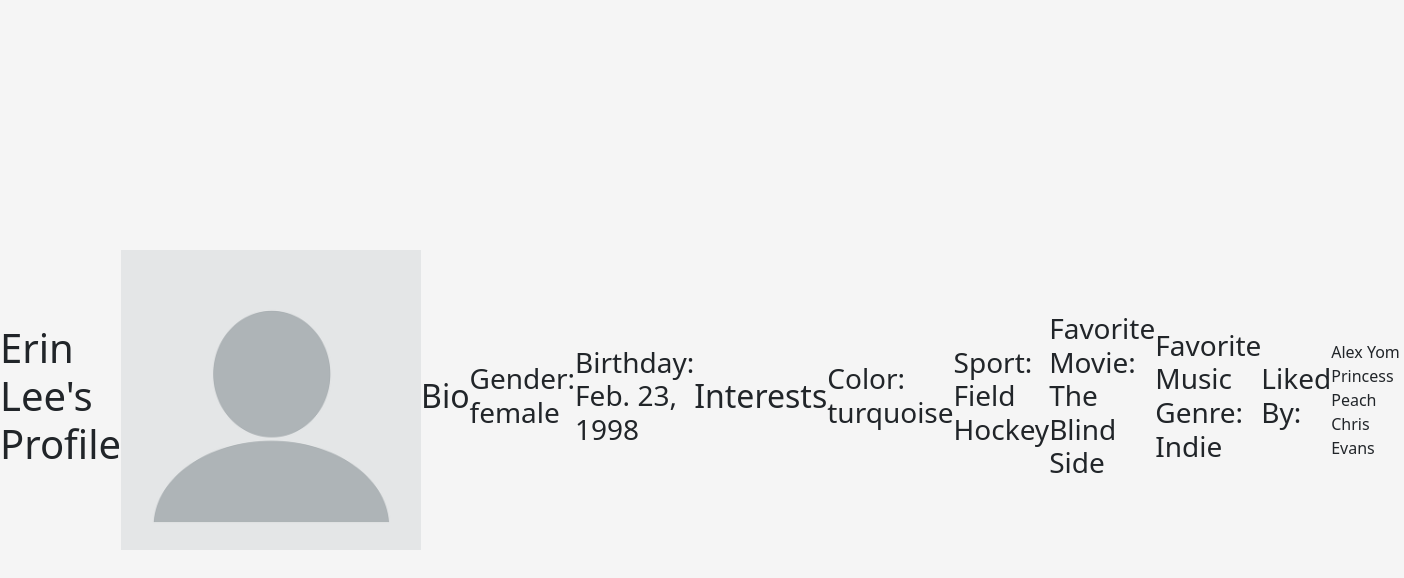
/dashboard/user/2, run on the app's committed database.
### login_app/models.py (models this page shows)
class User(models.Model):
    first_name = models.CharField(max_length = 245)
    last_name = models.CharField(max_length = 245)
    email = models.CharField(max_length = 350)
    password = models.CharField(max_length = 60)
    created_at = models.DateTimeField(auto_now_add = True)
    updated_at = models.DateTimeField(auto_now = True)
    objects = UserManager()

### dating_app/models.py (models this page shows)
class Profile(models.Model):
    gender = models.CharField(max_length = 255)
    birthday = models.DateField()
    color = models.CharField(max_length = 255)
    sport = models.CharField(max_length = 255)
    movie = models.CharField(max_length = 255)
    music = models.CharField(max_length = 255)
    creator = models.ForeignKey(User, related_name='user_profile', on_delete = models.CASCADE)
    created_at = models.DateTimeField(auto_now_add = True)
    updated_at = models.DateTimeField(auto_now = True)
    user_likes = models.ManyToManyField(User, related_name='user_matches')
    image = models.ImageField(upload_to='images', default="default.jpg")
    objects = ProfileManager()

### dating_app/views.py (the view)
# urls.py: path('user/<int:user_id>', views.show_userprofile),
def show_userprofile(request, user_id):
    context = {
        'user': User.objects.get(id = user_id),
        'profile': Profile.objects.filter(creator_id = user_id)[0]
    }
    return render(request, 'user.html', context)

### dating_app/templates/user.html (shortened to what this page needs)
<!DOCTYPE html>
<html lang="en">
<head>
    {% include "partials/header.html" %}
</head>
<body>
    <h1>{{ user.first_name }} {{ user.last_name}}'s Profile</h1>
    {% if profile.image %}
    <img src="{{ profile.image.url }}" alt="connect" style="max-height:300px">
    {% endif %}
    <h2>Bio</h2>
    {% for profile in user.user_profile.all %}
        <h3>Gender: {{ profile.gender }}</h3>
        <h3>Birthday: {{ profile.birthday }}</h3>
        <h2>Interests</h2>
        <h3>Color: {{ profile.color }}</h3>
        <h3>Sport: {{ profile.sport }}</h3>
        <h3>Favorite Movie: {{ profile.movie }}</h3>
        <h3>Favorite Music Genre: {{ profile.music }}</h3>
        <h3>Liked By:</h3>
        {% for user_like in profile.user_likes.all %}
        {{ user_like.first_name }} {{ user_like.last_name }}
        {% endfor %}
    {% endfor %}
</body>
</html>

### dating_app/templates/partials/header.html (shortened to what this page needs)
<head>
    <link
        rel="stylesheet"
        href="https://cdn.jsdelivr.net/npm/bootstrap@5.0.1/dist/css/bootstrap.min.css"
    />
    {% load static %}
    <link rel="stylesheet" href="{% static 'style.css' %}" />
</head>

### login_app/static/css/style.css (style rules this page uses)
body { display: flex; align-items: center; padding-top: 40px; padding-bottom: 40px; }
html, body { height: 100%; }
body { margin: 0; font-family: var(--bs-font-sans-serif); font-size: 1rem; font-weight: 400; line-height: 1.5; color: #212529; background-color: whitesmoke; -webkit-text-size-adjust: 100%; -webkit-tap-highlight-color: transparent; }

### data on the page
User: first_name "Erin", last_name "Lee"
Profile: image (placeholder picture), gender "female", birthday "Feb. 23, 1998", color "turquoise", sport "Field Hockey", movie "The Blind Side", music "Indie"
User: first_name "Alex", last_name "Yom"
User: first_name "Princess", last_name "Peach"
User: first_name "Chris", last_name "Evans"
